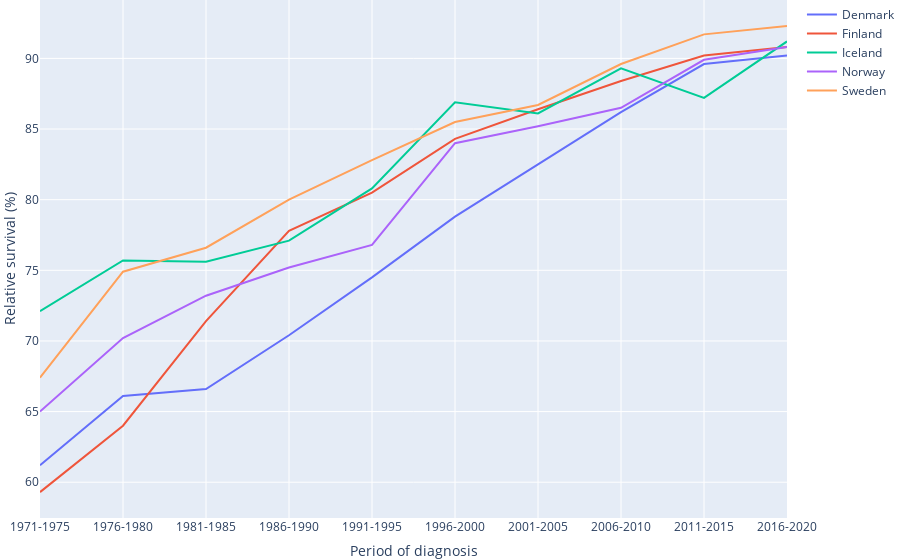

Notebook source saved alongside this figure:
### Code cell
import plotly.graph_objects as go
import plotly.express as px
import pandas as pd
import numpy as np


# load cancer data
data = pd.read_csv("../data/NCdata-5years-survival-trends-pop(578,752,246,208,352)-can(180)-females-p(5).csv", header=0, index_col=0)
data = data.T

print(data)

figures = []
for country in data.columns:
    figures.append(
        go.Scatter(
            name=country,
            x=data.index,
            y=data[country],
            mode='markers+lines',
            showlegend=True,
        )
    )
layout = go.Layout(
    xaxis=dict(
        title="Period of diagnosis"
    ),
    yaxis=dict(
        title="Relative survival (%)"
    )
)

fig = go.Figure(figures, layout=layout)
fig.update_layout(
    margin=go.layout.Margin(
        l=0, #left margin
        r=0, #right margin
        b=0, #bottom margin
        t=0  #top margin  <- Need to be adjusted if title is added!
    )
)

fig.show()
fig.write_image("breast_cancer_survival.svg")

### Figure 1 — Plotly figure (JSON) as saved in the notebook; plotly's stock layout.template omitted (floating-point values rounded to 4 significant figures)
{"data": [{"mode": "lines", "name": "Denmark", "showlegend": true, "type": "scatter", "x": ["1971-1975", "1976-1980", "1981-1985", "1986-1990", "1991-1995", "1996-2000", "2001-2005", "2006-2010", "2011-2015", "2016-2020"], "y": [61.2, 66.1, 66.6, 70.4, 74.5, 78.8, 82.5, 86.2, 89.6, 90.2]}, {"mode": "lines", "name": "Finland", "showlegend": true, "type": "scatter", "x": ["1971-1975", "1976-1980", "1981-1985", "1986-1990", "1991-1995", "1996-2000", "2001-2005", "2006-2010", "2011-2015", "2016-2020"], "y": [59.3, 64, 71.4, 77.8, 80.5, 84.3, 86.4, 88.4, 90.2, 90.8]}, {"mode": "lines", "name": "Iceland", "showlegend": true, "type": "scatter", "x": ["1971-1975", "1976-1980", "1981-1985", "1986-1990", "1991-1995", "1996-2000", "2001-2005", "2006-2010", "2011-2015", "2016-2020"], "y": [72.1, 75.7, 75.6, 77.1, 80.8, 86.9, 86.1, 89.3, 87.2, 91.2]}, {"mode": "lines", "name": "Norway", "showlegend": true, "type": "scatter", "x": ["1971-1975", "1976-1980", "1981-1985", "1986-1990", "1991-1995", "1996-2000", "2001-2005", "2006-2010", "2011-2015", "2016-2020"], "y": [65, 70.2, 73.2, 75.2, 76.8, 84, 85.2, 86.5, 89.9, 90.8]}, {"mode": "lines", "name": "Sweden", "showlegend": true, "type": "scatter", "x": ["1971-1975", "1976-1980", "1981-1985", "1986-1990", "1991-1995", "1996-2000", "2001-2005", "2006-2010", "2011-2015", "2016-2020"], "y": [67.4, 74.9, 76.6, 80, 82.8, 85.5, 86.7, 89.6, 91.7, 92.3]}], "layout": {"margin": {"b": 0, "l": 0, "r": 0, "t": 0}, "xaxis": {"title": {"text": "Period of diagnosis"}}, "yaxis": {"title": {"text": "Relative survival (%)"}}}}
